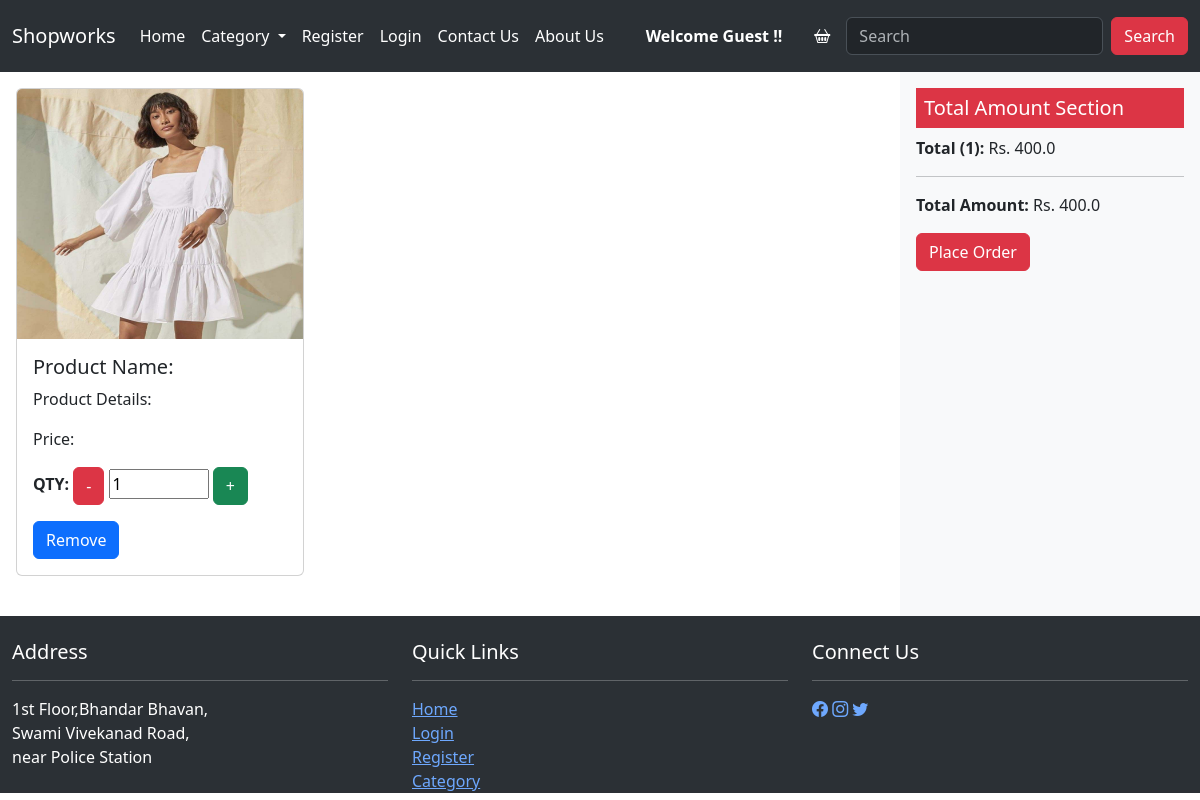
/cart/, run on an earlier commit of the app's database.
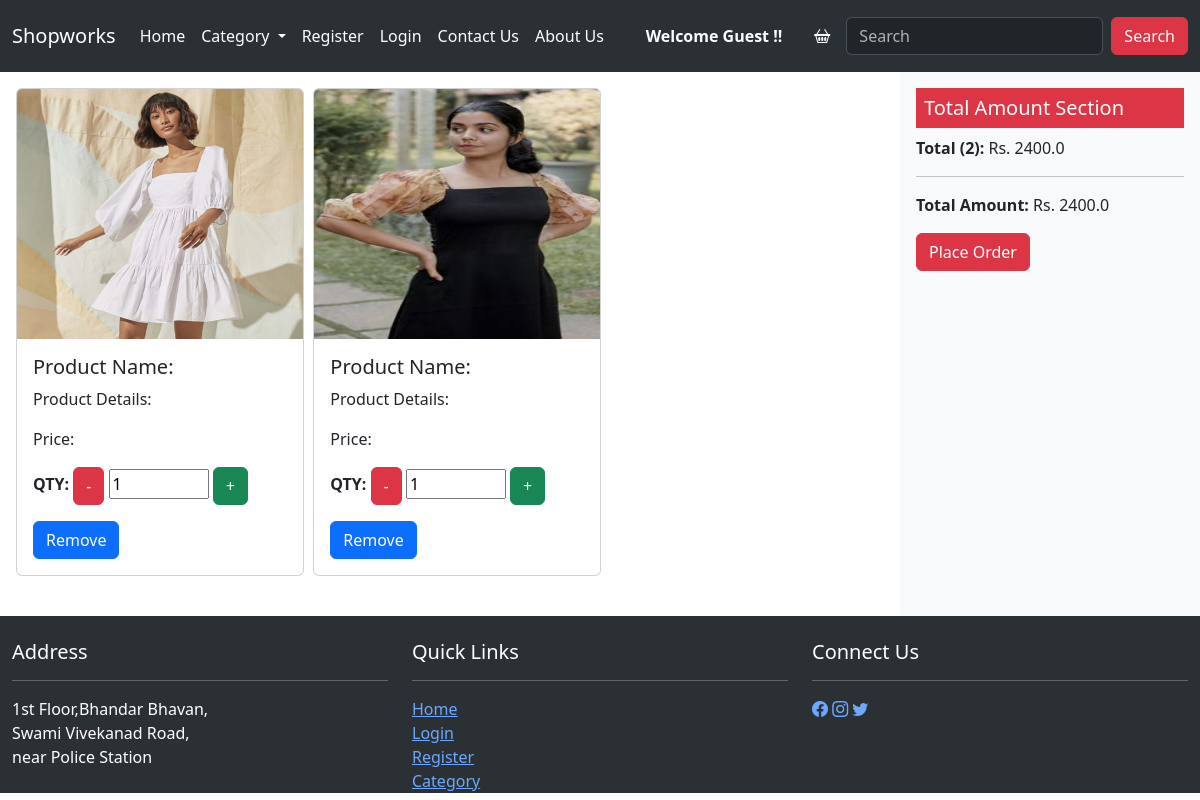
And on a later commit of the database.
### ecommapp/models.py (models this page shows)
class Cart(models.Model):
    userid = models.ForeignKey(User , on_delete = models.CASCADE , null = True , blank = True)
    productid = models.ForeignKey(Product,on_delete = models.CASCADE , null = True , blank = True)
    quantity = models.PositiveIntegerField(default = 0)

class Product(models.Model):
    userid = models.ForeignKey(User , on_delete = models.CASCADE , null = True , blank = True)
    productid = models.IntegerField(primary_key = True)
    product_name = models.CharField(max_length = 55)
    type = (("Mobile","Mobile"),("Clothes", "Clothes"),("Shoes","Shoes"))
    category = models.CharField(max_length = 50 ,choices = type , default = "")
    description = models.TextField(max_length = 100)
    price = models.FloatField()
    image=models.ImageField(upload_to='product/')
    objects = models.Manager()
    prod = CustomManager()

### ecommapp/views.py (the view)
# urls.py: path("cart/", views.cart, name="cart"),
def cart(req):
    if req.user.is_authenticated:
        username = req.user.username
        allcarts = Cart.objects.filter(userid = req.user.id)
        totalprice = 0
        for i in allcarts:
            totalprice += i.productid.price * i.quantity
        length = len(allcarts)
        context = {'allcarts':allcarts ,
                "items" :length ,
                "total" : totalprice ,
                "username":username}
        return render(req, "cart.html",context)
    else:
        allcarts = Cart.objects.filter(userid = req.user.id)
        totalprice = 0
        for i in allcarts:
            totalprice += i.productid.price * i.quantity
        length = len(allcarts)
        context = {'allcarts':allcarts ,
                "items" :length ,
                "total" : totalprice }
        return render(req, "cart.html",context)

### templates/cart.html (shortened to what this page needs)
{% include 'header.html' %}
<div class="container-fluid">
    <div class="row">
        <div class="col-md-9 p-3">
            <div class="row">
                {%  for item in allcarts %}
                <div class="col-md-4 mb-4">
                        <div class="card" style="width: 18rem;">
                        <img src="{{item.productid.image.url}}" class="card-img-top" alt="{{item.product_name}}" width="50px" height="250px">
                        <div class="card-body">
                          <h5 class="card-title">Product Name: {{item.product_id.product_name}}</h5>
                          <p class="card-text">Product Details: {{item.product_id.desc}}</p>
                          <p class="card-text">Price: {{item.product_id.price}}</p>
                          <p>
                            <strong>QTY:</strong>
                            <a href="updateqty/0/{{item.productid.productid}}"><button class="btn btn-danger">-</button></a>
                            <input style="width: 100px;" readonly type="number" value="{{item.quantity}}">
                            <a href="updateqty/1/{{item.productid.productid}}"><button class="btn btn-success">+</button></a>
                          </p>
                          <a href="removecart/{{item.productid.productid}}" class="btn btn-primary">Remove</a>
                        </div>
                      </div>
                </div>
                {% endfor %}
            </div>
        </div>
        <div class="col-md-3 bg-light p-3">
            <h5 class="bg-danger text-white p-2">Total Amount Section</h5>
            <p><strong>Total ({{items}}):</strong> Rs. {{total}} </p>
            <hr>
            <p><strong>Total Amount:</strong> Rs. {{total}} </p>
            <a href="{% url 'placeorder' %}"><button class = "btn btn-danger">Place Order</button></a>
        </div>
    </div>
</div>
{% include 'footer.html' %}

What changed in the data, as far as the page shows it:
added Cart: productid.image (picture), quantity "1"
Also different on the page:
{{ items }}: "1" → "2"
{{ total }}: "400.0" → "2400.0"
